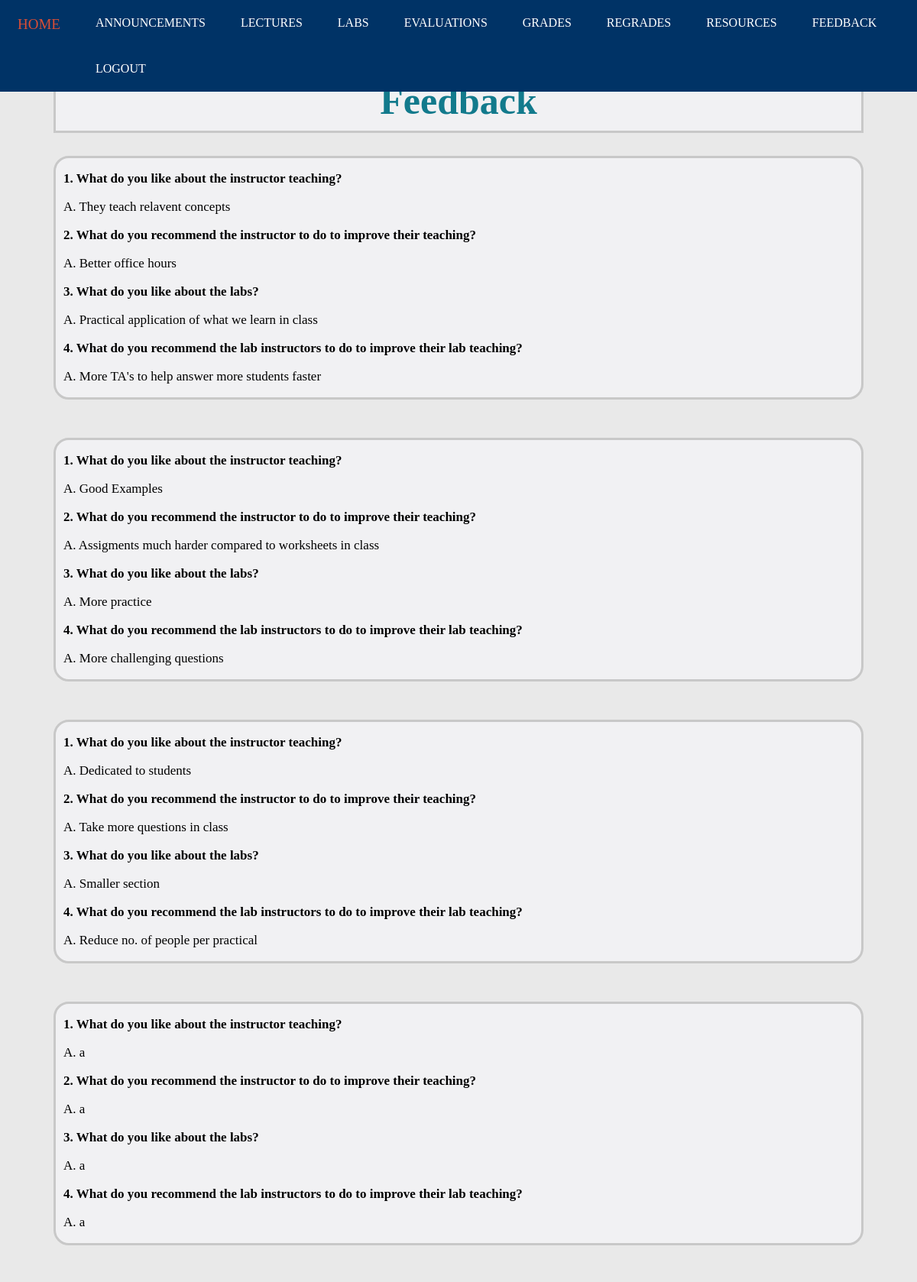
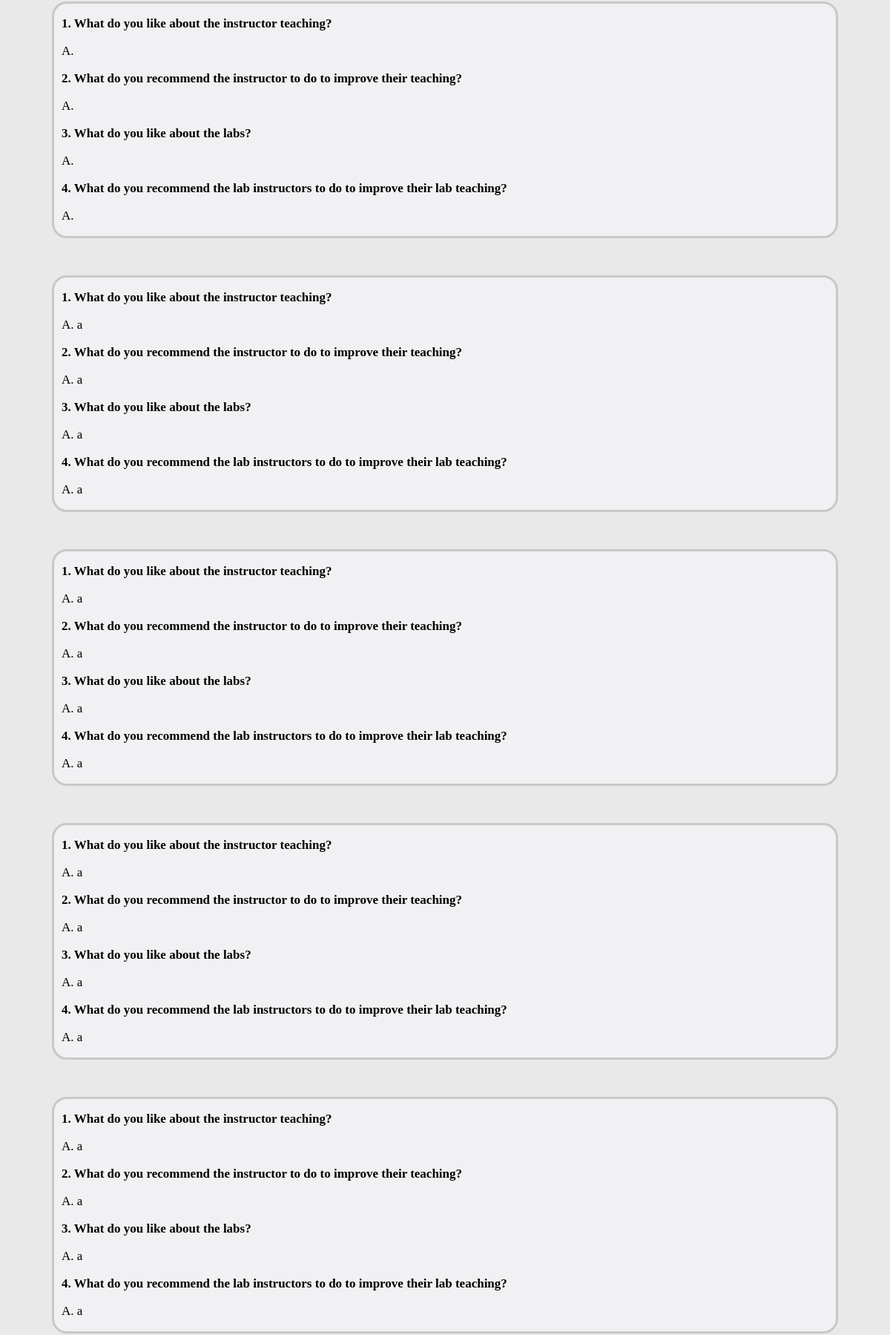
/feedback_i.html (signed in, upper part), run on the app's committed database (2 pictures, top to bottom).
### tables this page shows
CREATE TABLE "Feedback" (
	"UtorID"	TEXT,
	"Question1"	TEXT,
	"Question2"	TEXT,
	"Question3"	TEXT,
	"Question4"	TEXT
);

### app.py (the view)
@app.route('/feedback_i.html')
def feedback_i():
    if session.get('current_login') == None:
        return render_template('login.html')
    else:
        sql = """ SELECT * FROM Feedback WHERE UtorID = '{}' """.format(session['current_login'])
        feedbacks = db.engine.execute(text(sql))
        return render_template('/feedback_i.html', feedbacks = feedbacks)

### templates/feedback_i.html (shortened to what this page needs)
<!DOCTYPE html>
<html>
<head>
	<link rel="stylesheet" type="text/css" href="static/StyleSheets/feedbacki.css">
	<link rel="stylesheet" type="text/css" href="static/StyleSheets/headerfooter.css">
</head>
<body>
	<div class = "navbar">
		<a href="index_i.html">HOME</a>
		<a href="announcements_i.html">ANNOUNCEMENTS</a>
		<a href="lectures_i.html">LECTURES</a>
		<a href="labs_i.html">LABS</a>
		<a href="evaluations_i.html">EVALUATIONS</a>
		<a href="grades_i.html">GRADES</a>
		<a href="regrades_i.html">REGRADES</a>
		<a href="resources_i.html">RESOURCES</a>
		<a href="feedback_i.html">FEEDBACK</a>
		<a href="logout">LOGOUT</a>
	</div>
	<div class = "title">
		<section class="title_sec">
			<h1>Feedback</h1>
		</section>
	</div>
	{% for feedback in feedbacks %}
	<div class = "feedbacks">
		<section class="feedback">
			<p><strong>1. What do you like about the instructor teaching?</strong></p>
			<p>A. {{ feedback['Question1'] }}</p>
			<p><strong>2. What do you recommend the instructor to do to improve their teaching? </strong></p>
			<p>A. {{ feedback['Question2'] }}</p>
			<p><strong>3. What do you like about the labs?</strong><p>
			<p>A. {{ feedback['Question3'] }}</p>
			<p><strong>4. What do you recommend the lab instructors to do to improve their lab teaching?</strong><p>
			<p>A. {{ feedback['Question4'] }}</p>
		</section>
		<br>
	</div>
	{% endfor %}
	<br><br>
</body>
</html>

### static/StyleSheets/feedbacki.css (style rules this page uses)
.title { margin-top: 90px; background-color: #F1F1F3; margin-left: 70px; margin-right: 70px; }
.title_sec { padding-left: 10px; padding-right: 10px; border: solid; border-color: #C8C8C8; display: block; }
.title_sec h1 { color: #127a8c; font-size: 50px; text-align: center; margin:10px; }
.feedbacks { margin-top: 30px; margin-left: 70px; margin-right: 70px; font-size: 17px; }
.feedback { padding-left: 10px; padding-right: 10px; border: solid; border-color: #C8C8C8; display: block; border-radius: 20px; background-color: #F1F1F3; font-size: 17px; }

### static/StyleSheets/headerfooter.css (style rules this page uses)
body { margin:0px; border:0px; padding:0px; background-color: #E9E9E9; }
.navbar { background-color: #003366; position: fixed; top: 0; overflow: hidden; width: 100%; }
.navbar a { float: left; color: white; text-align: center; padding: 21px 23px; text-decoration: none; font-size: 16px; }

### data on the page
Feedback: Question1 "They teach relavent concepts", Question2 "Better office hours", Question3 "Practical application of what we learn in class", Question4 "More TA's to help answer more students faster"
Feedback: Question1 "Good Examples", Question2 "Assigments much harder compared to worksheets in class", Question3 "More practice", Question4 "More challenging questions"
Feedback: Question1 "Dedicated to students", Question2 "Take more questions in class", Question3 "Smaller section", Question4 "Reduce no. of people per practical"
Feedback: Question1 "a", Question2 "a", Question3 "a", Question4 "a"
Feedback: Question1 "a", Question2 "a", Question3 "a", Question4 "a"
Feedback: Question1 "a", Question2 "a", Question3 "a", Question4 "a"
Feedback: Question1 "a", Question2 "a", Question3 "a", Question4 "a"
Feedback: Question1 "a", Question2 "a", Question3 "a", Question4 "a"
